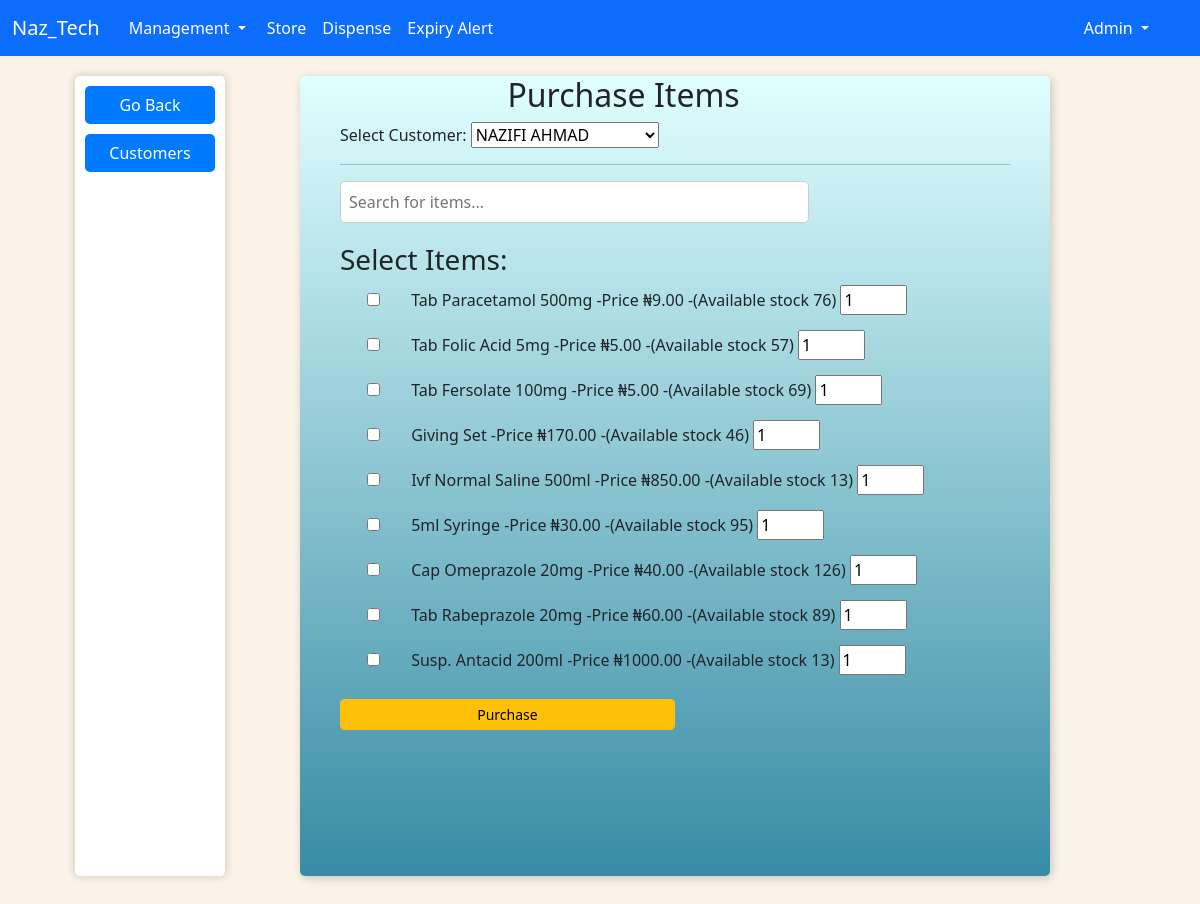
The page /purchase_items/ (signed in) on the database its author committed.
### app/models.py (models this page shows, shortened)
class Store(models.Model):
    name = models.CharField(max_length=100)
    purchase_price = models.DecimalField(max_digits=10, decimal_places=2)
    selling_price = models.DecimalField(max_digits=10, decimal_places=2)
    stock_quantity = models.IntegerField()
    expiry_date = models.DateField()

### app/views.py (the view)
# urls.py: path('purchase_items/', views.purchase_items, name='purchase_items'),
@login_required
@transaction.atomic
def purchase_items(request):
    if request.method == 'POST':
        customer_id = request.POST.get('customer_id')
        customer = get_object_or_404(Customers, id=customer_id)
        wallet = customer.wallet
        item_ids = request.POST.getlist('item_ids')
        total_price = 0
        items_with_quantities = []
        insufficient_stock = False
        for item_id in item_ids:
            item = get_object_or_404(Store, id=item_id)
            quantity = int(request.POST.get(f'quantity_{item_id}', 1))
            if item.stock_quantity < quantity:
                messages.error(request, f'Insufficient stock for {item.name}. Available: {item.stock_quantity}')
                insufficient_stock = True
            else:
                total_price += item.selling_price * quantity
                items_with_quantities.append((item, quantity))
        if insufficient_stock:
            return redirect('purchase_items')
        wallet.balance -= total_price
        wallet.save()
        on_credit = wallet.balance < 0
        for item, quantity in items_with_quantities:
            item.stock_quantity -= quantity
            item.save()
            Sales.objects.create(
                user=request.user,
                customer=customer,  # Save the customer information
                name=item.name,
                quantity=quantity,
                amount=item.selling_price * quantity,
                on_credit=on_credit
            )
            DispensingLog.objects.create(
                user=request.user,
                name=item.name,
                quantity=quantity
            )
        if on_credit:
            messages.error(request, 'Items purchased on credit due to insufficient wallet balance.')
        else:
            messages.success(request, 'Items purchased successfully and wallet balance updated.')
        return redirect('wallet_details', customer_id=customer_id)
    else:
        items = Store.objects.all()
        customers = Customers.objects.all()
        return render(request, 'app/customer_purchase.html', {'items': items, 'customers': customers})

### app/templates/app/customer_purchase.html (shortened to what this page needs)
<!DOCTYPE html>
{% extends 'app/base.html' %}
    {% block content %}
    <div class="container">
        <div class="side_nav">
            <a href="{{request.META.HTTP_REFERER}}">Go Back</a>
            <a href="{% url 'customer_list' %}">Customers</a>
        </div>
        <div class="col-md-10 offset-md-1" id="main">
            <h2 class="col-md-8 offset-md-3">Purchase Items</h2>
            <form method="POST">
                <label for="customer">Select Customer:</label>
                <select name="customer_id" id="customer">
                    {% for customer in customers %}
                    <option value="{{ customer.id }}">{{ customer.name }}</option>
                    {% endfor %}
                </select>
                <hr>
                <div class="search-container">
                    <input type="text" id="searchInput" onkeyup="searchItems()" placeholder="Search for items...">
                </div>
                <h3>Select Items:</h3>
                <div id="itemsContainer">
                    {% for item in items %}
                    <div class="item-container">
                        <input type="checkbox" name="item_ids" value="{{ item.id }}">
                        <label>{{ item.name|title }} -Price ₦{{ item.selling_price }} -(Available stock
                            {{item.stock_quantity}})</label>
                        <input type="number" name="quantity_{{ item.id }}" min="1" value="1">
                    </div>
                    {% endfor %}
                </div>
                <div class="col-md-6 offset-md-0 mt-4">
                    <button class="btn btn-warning form-control btn-sm" type="submit">Purchase</button>
                </div>
            </form>
        </div>
    </div>
    {% endblock %}

### app/templates/app/navbar.html (shortened to what this page needs)
<nav class="navbar navbar-expand-lg bg-primary navbar-dark">
    <div class="container-fluid">
        <a class="navbar-brand" href="{% url 'home' %}">Naz_Tech</a>
        <div class="collapse navbar-collapse" id="navbarSupportedContent">
            <ul class="navbar-nav me-auto mb-2 mb-lg-0">
                {% if user.is_authenticated %}
                <div class="btn-group dropdown">
                    <button type="button" class="btn btn-primary dropdown-toggle" data-bs-toggle="dropdown"
                        aria-expanded="false">
                        Management
                    </button>
                </div>
                <li class="nav-item ">
                    <a class="nav-link active" href="{% url 'store' %}">Store</a>
                </li>
                <li class="nav-item">
                    <a class="nav-link active" aria-current="page" href="{% url 'search_item' %}">Dispense</a>
                </li>
                <li class="nav-item">
                    <a class="nav-link active" aria-current="page" href="{% url 'exp_date_alert' %}">Expiry Alert</a>
                </li>
            </ul>
            <div class="btn-group dropdown">
                <button type="button" class="btn btn-primary dropdown-toggle" data-bs-toggle="dropdown"
                    aria-expanded="false">
                    {{ user.username|title }}
                </button>
            </div>
            <div class="nav-item ">
                <button class="btn btn-primary " role="button" data-bs-toggle="dropdown" aria-expanded="false"></button>
            </div>
            {% else %}
            <div class="nav-item">
                <a class="nav-link active text-white" href="{% url 'index' %}">Login</a>
            </div>
            {% endif %}
        </div>
    </div>
</nav>

### app/templates/app/base.html (style rules this page uses)
body { background-color: rgb(251, 243, 231); }
.container { display: grid; grid-template-columns: 1fr 3fr; }

### app/templates/app/customer_purchase.html (style rules this page uses)
.container { display: grid; grid-template-columns: 1fr 6fr; margin: 20px auto; max-width: 90%; padding: 0 15px; }
.side_nav { flex: 0 0 20%; max-width: 100%; background-color: white; padding: 10px; border-radius: 5px; box-shadow: 0 0 10px rgba(0, 0, 0, 0.2); margin-bottom: 20px; position: -webkit-sticky; position: sticky; top: 50px; height: 100vh; }
.side_nav button, .side_nav a { display: block; width: 100%; margin-bottom: 10px; padding: 7px; font-size: 16px; text-align: center; text-decoration: none; border: none; border-radius: 5px; background-color: #007bff; color: #fff; cursor: pointer; }
#main { border-radius: 5px; box-shadow: 2px 2px 10px rgba(0, 0, 0, 0.2); background: linear-gradient(to bottom, rgb(224, 255, 255), rgb(55, 139, 164)); height: 80vh; padding-left: 40px; padding-right: 40px; height: 100vh; }
.search-container { margin-bottom: 20px; }
.search-container input { width: 100%; padding: 8px; font-size: 16px; border-radius: 5px; border: 1px solid #ccc; }
.item-container { margin-bottom: 15px; }
.item-container input { width: 10%; }
.search-container input { width: 70%; }

### rows shown on the page
Store: name "Tab Paracetamol 500mg", selling_price "9.00", stock_quantity "76", id "1"
Store: name "Tab Folic Acid 5mg", selling_price "5.00", stock_quantity "57"
Store: name "Tab Fersolate 100mg", selling_price "5.00", stock_quantity "69"
Store: name "Giving Set", selling_price "170.00", stock_quantity "46"
Store: name "Ivf Normal Saline 500ml", selling_price "850.00", stock_quantity "13"
Store: name "5ml Syringe", selling_price "30.00", stock_quantity "95"
Store: name "Cap Omeprazole 20mg", selling_price "40.00", stock_quantity "126"
Store: name "Tab Rabeprazole 20mg", selling_price "60.00", stock_quantity "89"
Store: name "Susp. Antacid 200ml", selling_price "1000.00", stock_quantity "13"

### other values the page prints
{{ user.username|title }} "Admin"
form field customer_id "NAZIFI AHMAD"
